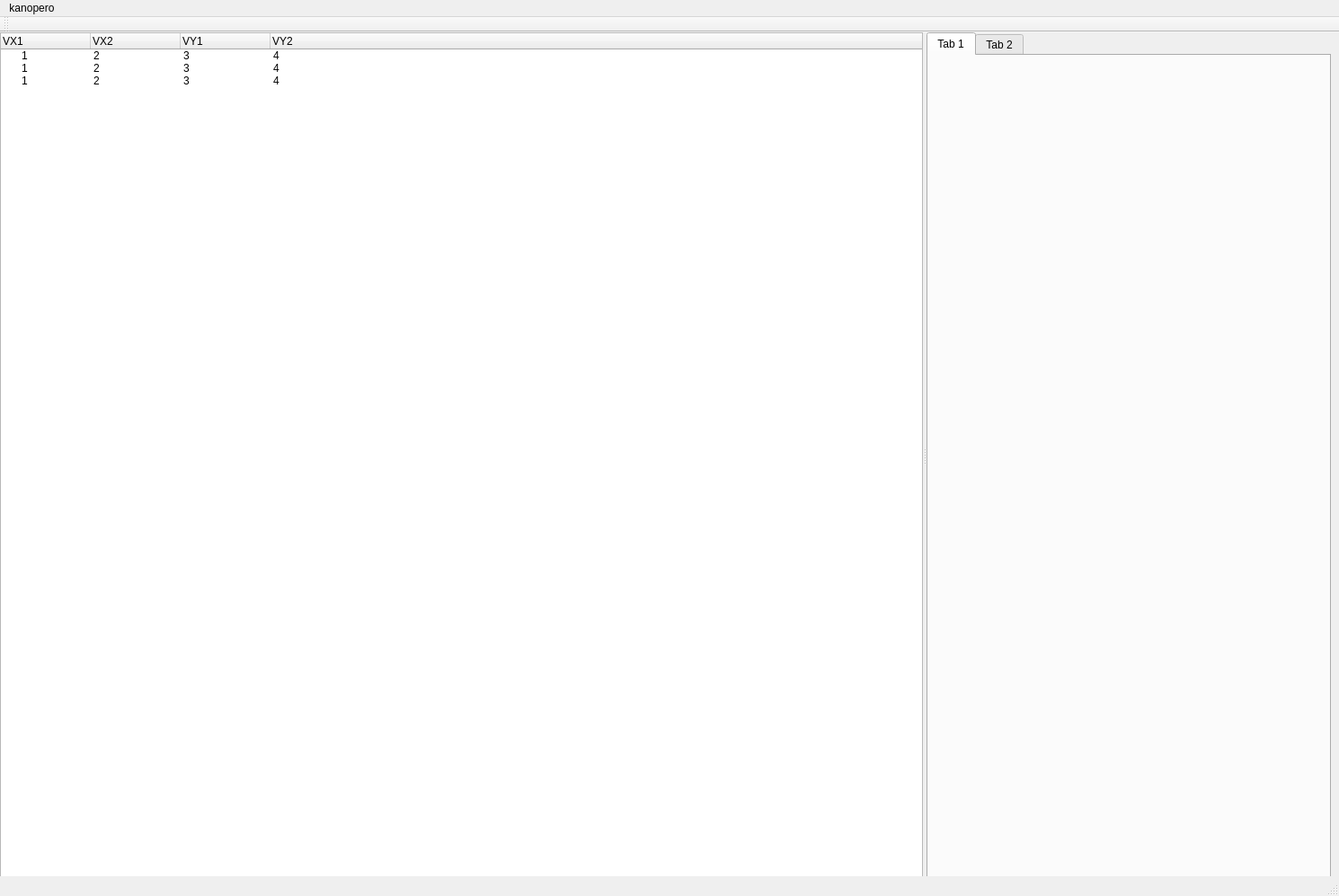
<?xml version="1.0" encoding="UTF-8"?>
<ui version="4.0">
 <class>MainWindow</class>
 <widget class="QMainWindow" name="MainWindow">
  <property name="geometry">
   <rect>
    <x>0</x>
    <y>0</y>
    <width>1490</width>
    <height>997</height>
   </rect>
  </property>
  <property name="windowTitle">
   <string>MainWindow</string>
  </property>
  <widget class="QWidget" name="centralWidget">
   <widget class="QSplitter" name="splitter">
    <property name="geometry">
     <rect>
      <x>0</x>
      <y>0</y>
      <width>1481</width>
      <height>941</height>
     </rect>
    </property>
    <property name="orientation">
     <enum>Qt::Horizontal</enum>
    </property>
    <widget class="QTreeWidget" name="treeWidget">
     <column>
      <property name="text">
       <string>VX1</string>
      </property>
     </column>
     <column>
      <property name="text">
       <string>VX2</string>
      </property>
     </column>
     <column>
      <property name="text">
       <string>VY1</string>
      </property>
     </column>
     <column>
      <property name="text">
       <string>VY2</string>
      </property>
     </column>
     <item>
      <property name="text">
       <string>1</string>
      </property>
      <property name="text">
       <string>2</string>
      </property>
      <property name="text">
       <string>3</string>
      </property>
      <property name="text">
       <string>4</string>
      </property>
     </item>
     <item>
      <property name="text">
       <string>1</string>
      </property>
      <property name="text">
       <string>2</string>
      </property>
      <property name="text">
       <string>3</string>
      </property>
      <property name="text">
       <string>4</string>
      </property>
     </item>
     <item>
      <property name="text">
       <string>1</string>
      </property>
      <property name="text">
       <string>2</string>
      </property>
      <property name="text">
       <string>3</string>
      </property>
      <property name="text">
       <string>4</string>
      </property>
     </item>
    </widget>
    <widget class="QTabWidget" name="tabWidget">
     <widget class="QWidget" name="tab">
      <attribute name="title">
       <string>Tab 1</string>
      </attribute>
     </widget>
     <widget class="QWidget" name="tab_2">
      <attribute name="title">
       <string>Tab 2</string>
      </attribute>
     </widget>
    </widget>
   </widget>
  </widget>
  <widget class="QToolBar" name="mainToolBar">
   <attribute name="toolBarArea">
    <enum>TopToolBarArea</enum>
   </attribute>
   <attribute name="toolBarBreak">
    <bool>false</bool>
   </attribute>
  </widget>
  <widget class="QStatusBar" name="statusBar"/>
  <widget class="QMenuBar" name="menuBar">
   <property name="geometry">
    <rect>
     <x>0</x>
     <y>0</y>
     <width>1490</width>
     <height>26</height>
    </rect>
   </property>
   <widget class="QMenu" name="menukanopero">
    <property name="title">
     <string>kanopero</string>
    </property>
   </widget>
   <addaction name="menukanopero"/>
  </widget>
 </widget>
 <layoutdefault spacing="6" margin="11"/>
 <resources/>
 <connections/>
</ui>
